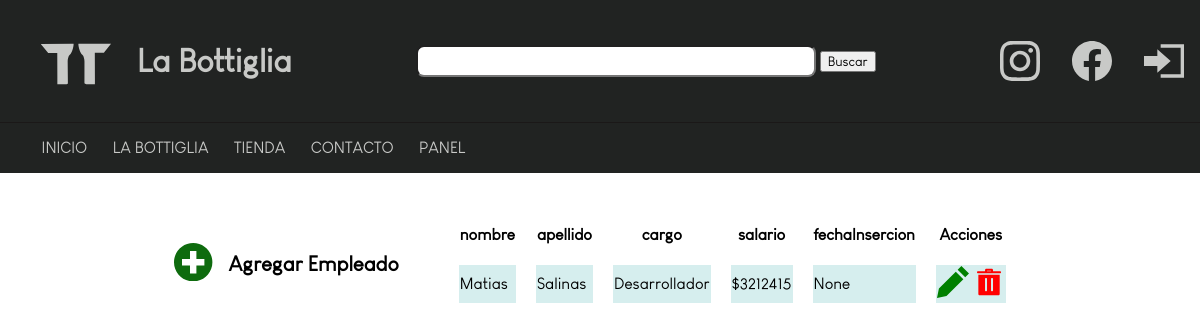
Page /panel/empleados/ (signed in) on the earlier database version.
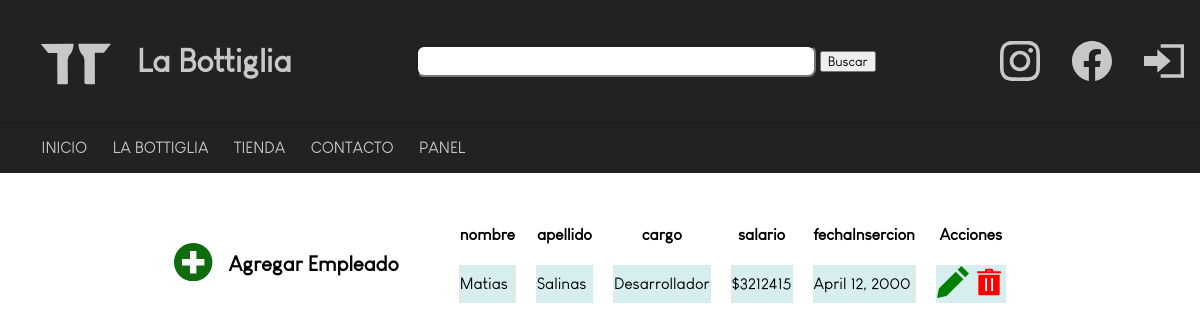
Same page on the later database version.
### database/models.py (models this page shows, shortened)
class empleados(models.Model):
    nombre = models.CharField(max_length =50)
    apellido = models.CharField(max_length =50)
    cargo = models.CharField(max_length =50)
    salario = models.IntegerField()
    fechaInsercion = models.DateField(null=True,blank=True)

### database/views.py (the view)
# urls.py: path('panel/empleados/',staff_member_required(EmpleadosList.as_view()),name='panel-empleados'),
class EmpleadosList(LoginRequiredMixin,ListView):
    model = empleados
    template_name = 'panel_empleados.html'

### tiendaOnline/templates/panel_empleados.html (shortened to what this page needs)
{% extends 'base.html' %}
{% block contenido %}
{% if object_list %}
<div class="container">
    <div class="botonContainer">
        <a href="{% url 'panel-empleados-nuevo'%}"><svg xmlns="http://www.w3.org/2000/svg" width="2.4rem" height="2.4rem" viewBox="0 0 24 24"><path class='agregar_icon' d="M12 0c-6.627 0-12 5.373-12 12s5.373 12 12 12 12-5.373 12-12-5.373-12-12-12zm7 14h-5v5h-4v-5h-5v-4h5v-5h4v5h5v4z"/></svg></a>
        <h4 style='font-size:1.3rem;'>Agregar Empleado</h4>
    </div>
    <table cellspacing='20px'>
        <tr class='panelRow'>
            <th>nombre</th>
            <th>apellido</th>
            <th>cargo</th>
            <th>salario</th>
            <th>fechaInsercion</th>
            <th>Acciones</th>
        </tr>
        {% for empleado in object_list %}
        <tr class='panelRow'>
            <td>{{empleado.nombre}}</td>
            <td>{{empleado.apellido}}</td>
            <td>{{empleado.cargo}}</td>
            <td>${{empleado.salario}}</td>
            <td>{{empleado.fechaInsercion}}</td>
            <td><a href="{% url 'panel-empleados-editar' empleado.id %}"><svg xmlns="http://www.w3.org/2000/svg" width="2rem" height="2rem" viewBox="0 0 24 24"><path class='editar_icon' d="M19.769 9.923l-12.642 12.639-7.127 1.438 1.438-7.128 12.641-12.64 5.69 5.691zm1.414-1.414l2.817-2.82-5.691-5.689-2.816 2.817 5.69 5.692z"/></svg></a> <a href="{% url 'panel-empleados-delete' empleado.id %}"></a></td>
        </tr>
        {% endfor %}
    </table>
</div>
{% else %}
<h3>No Hay empleados</h3>
{% endif %}
{% endblock contenido %}

### tiendaOnline/templates/base.html (shortened to what this page needs)
{% load static %}
<!DOCTYPE html>
<html lang="en">
<head>
    <link type='text/css' href='{% static "css/productos.css" %}' rel='stylesheet'/>
</head>
<body>
    <header>
        <div class="logo">
            <a href="{% url 'tienda-inicio' %}" class="bottiLogo">
</a>
<a href="{% url 'tienda-inicio' %}">
<h2>La Bottiglia</h2> </a>
        </div>
        <div class="search_bar">
            <form action="{% url 'tienda-busqueda' %}" method="get">
            <input type="text" name="search" id="search">
            <input type="submit" value="Buscar">
            </form>
        </div>
        <div class="redes">
            <a href='https://www.instagram.com/labottiglia.lr/' class="redesLogos">
            </a>
            <a href='https://www.facebook.com/LaBottiglialr' class="redesLogos">
            </a>
            {% if request.user.is_authenticated %}
            <a href='https://#logout' class="redesLogos">
                <svg xmlns="http://www.w3.org/2000/svg" viewBox="0 0 24 24"><path d="M8 9v-4l8 7-8 7v-4h-8v-6h8zm2-7v2h12v16h-12v2h14v-20h-14z"/></svg>
            </a>
            {% endif %}
        </div>
    </header>
    <div class="stickyBar"><a href="http://" class="stickyItems"></a>
        <a href="{% url 'tienda-inicio' %}" class="stickyItems">INICIO</a>
        <a href="{% url 'tienda-labottiglia' %}" class="stickyItems">LA BOTTIGLIA</a>
        <a href="{% url 'tienda-productos' %}" class="stickyItems">TIENDA</a>
        <a href="{% url 'tienda-contacto' %}" class="stickyItems">CONTACTO</a>
        {% if request.user.is_staff %}
        <div class="dropdown">
            <button class="dropbtn">PANEL</button>
        </div>
        {% endif %}
    </div>
{% block contenido %}
{% endblock contenido %}
</body>
</html>

### tiendaOnline/static/css/productos.css (style rules this page uses)
body, html { margin: 0; padding: 0; width: 100%; height: 100%; box-sizing: border-box; }
* { box-sizing: inherit; font-family: 'GeorgeCafe'; }
header { display: flex; justify-content:space-between; align-items: center; width: 100%; background-color: #212322; padding: 1rem; }
a { text-decoration: none; color:#C8C9C7; }
.stickyBar { position:sticky; top: 0px; width: 100%; display: flex; justify-content: flex-start; gap:1.6rem; background-color: #212322; border-top:.1rem solid rgb(27, 24, 24); padding: 1rem; }
h2 { color:#C8C9C7; font-size: 2rem; }
.redes { display: flex; justify-content: center; align-items: center; gap: 2rem; }
.redesLogos { width: 2.5rem; height: 2.5rem; color: #C8C9C7; }
.search_bar { display: flex; justify-content: center; align-items: center; gap: .8rem; }
#search { height: 2rem; width: 25rem; border-radius: .5rem; }
.container { width: 100%; display: flex; justify-content: center; gap: 2.5rem; margin-top: 2rem; }
.logo { padding: 0; margin: 0; display: flex; gap: 1px; }
.bottiLogo { width: 7.5rem; height: 4.5rem; }
.dropbtn { background-color:#212322; color: #C8C9C7; padding: 1rem; font-size: 1rem; padding: 0; border: none; }
.dropdown { position: relative; display: inline-block; }
.panelRow:nth-child(even) { background-color: #D6EEEE; }
.botonContainer { display: flex; justify-content: center; align-items: center; gap:1rem; }

Differences in the rows shown:
changed empleados "Matias": fechaInsercion "None" → "April 12, 2000"
